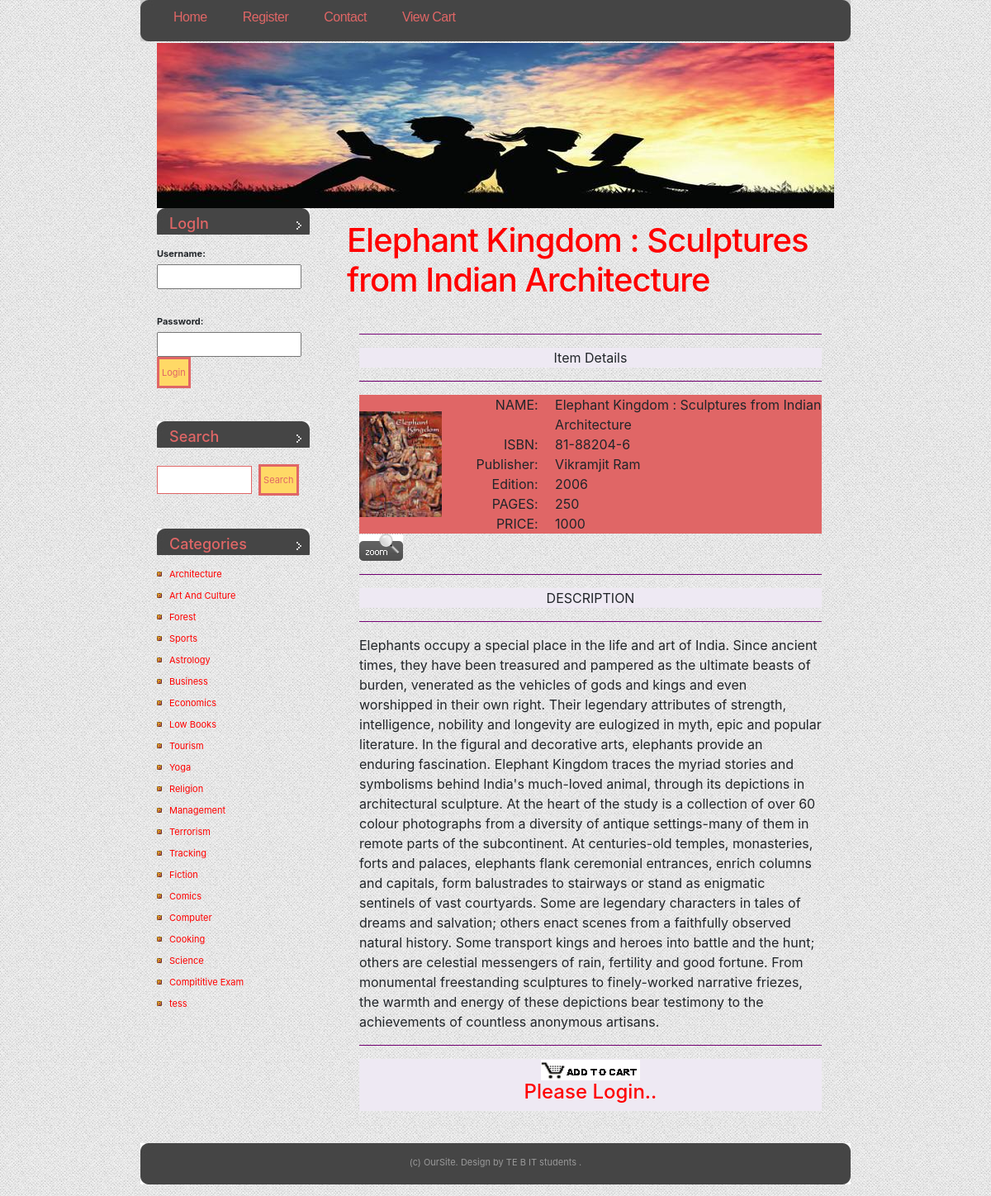
Screenshot of /detail.php?id=2 with the database file from the repository.
### tables this page shows
CREATE TABLE `book` (
  `b_id` int(4) NOT NULL,
  `b_nm` varchar(60) NOT NULL,
  `b_subcat` varchar(25) NOT NULL,
  `b_desc` longtext NOT NULL,
  `b_publisher` varchar(40) NOT NULL,
  `b_edition` varchar(20) NOT NULL,
  `b_isbn` varchar(10) NOT NULL,
  `b_page` int(5) NOT NULL,
  `b_price` int(5) NOT NULL,
  `b_img` longtext NOT NULL,
  `b_pdf` longtext NOT NULL
);

CREATE TABLE `category` (
  `cat_id` int(4) NOT NULL,
  `cat_nm` varchar(30) NOT NULL
);

### includes/search.inc.php (the view, shortened to what this page needs)
<ul>
			<li id="login">
						<?php
						require('includes/config.php');
							if(isset($_SESSION['status']))
							{
								echo '<h2>Hello :  '.$_SESSION['unm'].'</h2>';
							}
							else
							{
								echo '<form action="process_login.php" method="POST">
										<h2>LogIn</h2>
											<b>Username:</b>
											<br><input type="text" name="usernm"><br>
											<br>
											<b>Password:</b>
											<br><input type="password" name="pwd">
											<input type="submit" id="x" value="Login" />
										</form>';
							}
						?>
			</li>
			<li id="search">
				<h2>Search</h2>
				<form method="GET" action="search_result.php">
					<fieldset>
					<input type="text" id="s" name="s" value="" />
					<input type="submit" id="x" value="Search" />
					</fieldset>
				</form>
			</li>
			<li>
				<h2>Categories</h2>
				<ul>
								<?php
										$query="select * from category ";
										$res=mysqli_query($conn,$query);
										while($row = mysqli_fetch_assoc($res))
											{
												echo '<li><a href="subcat.php?cat='.$row['cat_id'].'&catnm='.$row["cat_nm"].'">'.$row["cat_nm"].'</a></li>';
											}
								?>
				</ul>
			</li>
		</ul>

### detail.php (shortened to what this page needs)
<?php session_start();
	require('includes/config.php');
	$id=$_GET['id'];
	$q="select * from book where b_id=$id";
	$res=mysqli_query($conn,$q) or die("Can't Execute Query..");
	$row=mysqli_fetch_assoc($res);
?>
<!DOCTYPE html >
<html >
<head>
	<link rel="stylesheet" href="lightbox.css" type="text/css" media="screen" />
		<?php
			include("includes/head.inc.php");
		?>
</head>
<body>
						<div id="header">
							<div id="menu">
									<?php
										include("includes/menu.inc.php");
									?>
							</div>
						</div>
					<div id="logo">
					</div>
				<div id="page">
							<div id="content">
								<div class="post">
									<h1 class="title"><?php echo $row['b_nm'];?></h1>
									<div class="entry">
										<?php
											echo '	<table border="0" width="100%">
												 <tr>
													<td><hr color="purple"></td>
												</tr>
												 <tr align="center" bgcolor="#EEE9F3">
													 <td>Item Details</td>
												</tr>
												<tr>
													<td><hr color="purple"></td>
												</tr>
											 </table>
											<table border="0"  width="100%" bgcolor="#E06666">
												<tr>
													<td width="15%" rowspan="3">
														<img src="'.$row['b_img'].'" width="100">
													</td>
												</tr>
												<tr>
													<td width="50%" height="100%">
														<table border="0"  width="100%" height="100%">
															<tr valign="top">
																<td align="right" width="10%">NAME</td>
																<td width="6%">: </td>
																<td align="left">'.$row['b_nm'].'</td>
															</tr>
															<tr>
																<td align="right">ISBN</td>
																<td>: </td>
																<td align="left">'.$row['b_isbn'].'</td>
															</tr>
															<tr>
																<td align="right">Publisher </td>
																<td>: </td>
																<td align="left">'.$row['b_publisher'].'</td>
															</tr>
															<tr>
																<td align="right"> Edition</td>
																<td>: </td>
																<td align="left">'.$row['b_edition'].'</td>
															</tr>
															<tr>
																<td align="right">  PAGES</td>
																<td>: </td>
																<td align="left">'.$row['b_page'].'</td>
															</tr>
															<tr>
																<td align="right"> PRICE</td>
																<td>: </td>
																<td align="left">'.$row['b_price'].'</td>
															</tr>
														</table>
													</td>
												</tr>
											</table>
												<tr valign="bottom" >
														<a href="'.$row['b_img'].'" rel="lightbox"><img src="images/zoom.gif" ></a>
												</tr>
											<table border="0" width="100%">
												 <tr>
													<td><hr color="purple"></td>
												</tr>
												 <tr align="center" bgcolor="#EEE9F3">
													 <td>DESCRIPTION</td>
												</tr>
												<tr>
													<td><hr color="purple"></td>
												</tr>
											 </table>
											 '.$row['b_desc'].'
											 <tr><td colspan=2><hr color="purple"></td></tr>
											<table border="0" width="100%">
												 <tr align="center" bgcolor="#EEE9F3">';
												 if(isset($_SESSION['status']))
												 {
													echo ' <td><a href="process_cart.php?nm='.$row['b_nm'].'&cat='.$_GET['cat'].'&rate='.$row['b_price'].'">
														<img src="images/addcart.jpg">
													</a></td>';
												}
												else
												{
													echo '<td><img src="images/addcart.jpg"><br><a href="register.php"> <h4>Please Login..</h4></a></td>';
												}
												echo '</tr>
											</table>';
										?>
									</div>
								</div>
							</div>
							<div id="sidebar">
									<?php
										include("includes/search.inc.php");
									?>
							</div>
								<div style="clear: both;">&nbsp;</div>
				</div>
						<div id="footer">
									<?php
										include("includes/footer.inc.php");
									?>
						</div>
</body>
</html>

### default.css (style rules this page uses)
body { margin-top: 49px; padding: 0; background: url(images/img01.jpg) repeat-x left top; font-family: "Trebuchet MS", Arial, Helvetica, sans-serif; font-size: 13px; color: #333333; }
h1, h2, h3 { margin: 0; font-weight: normal; color: #FF0000; }
h1 { letter-spacing: -1px; font-size: 32px; }
h2 { font-size: 23px; }
p, ul, ol { margin: 0 0 2em 0; text-align: justify; line-height: 26px; font-size: 11px; }
a:link { color: #FF0000; }
img { border: none; }
form { margin: 0; padding: 0; }
fieldset { margin: 0; padding: 0; border: none; }
input, textarea, select { font-family: "Trebuchet MS", Arial, Helvetica, sans-serif; font-size: 13px; color: #333333; }
#header { width: 860px; height: 52px; margin: 0 auto; background: url(images/img02.jpg) no-repeat left top; }
#menu { float: left; width: 860px; height: 54px; }
#logo { width: 820px; height: 200px; margin: 0 auto; background: url(images/title_bg_820x200.jpg) no-repeat left top; }
#page { width: 850px; margin: 0 auto; }
#content { float: right; width: 620px; }
.post { padding: 15px 15px; }
.post .title { margin-bottom: 20px; padding-bottom: 5px; }
.post .entry { padding: 0 15px; }
#sidebar { float: left; width: 215px; }
#sidebar ul { margin: 0; padding: 0; list-style: none; }
#sidebar li { margin-bottom: 40px; padding: 0 15px; }
#sidebar li li { margin: 0; padding-left: 15px; background: url(images/img08.jpg) no-repeat left 50%; }
#sidebar h2 { height: 32px; padding: 8px 0 0 15px; margin-bottom: 10px; background: url(images/img07.jpg) no-repeat left top; font-size: 18px; color: #E06666; }
#search h2 { margin-bottom: 20px; }
#s { width: 115px; margin-right: 5px; padding: 3px; border: 1px solid #E06666; }
#x { padding: 3px; border: solid; background: #FFD966; font-size: 11px; color: #E06666; }
#footer { margin: 0 auto; height: 64px; min-height: 64px; padding: 0; }
html>body #footer { height: auto; }

### registration/demo.css (style rules this page uses)
body,div,dl,dt,dd,ul,ol,li,h1,h2,h3,h4,h5,h6,pre,form,fieldset,input,textarea,p,blockquote,th,td { margin:0; padding:0; }
html,body { margin:0; padding:0; height: 100%; }
table { border-collapse:collapse; border-spacing:0; }
img { border:0; }
ol,ul { list-style:none; }
h1,h2,h3,h4,h5,h6 { font-size:100%; font-weight:normal; }
body { font-family: Cambria, Palatino, "Palatino Linotype", "Palatino LT STD", Georgia, serif; background:url(images/bgnoise_lg.png); font-weight: 400; font-size: 15px; color: #3a2127; overflow-y: scroll; }
a { color: #333; text-decoration: none; }

### rows the page displays
book: b_nm "Elephant Kingdom : Sculptures from Indian Architecture", b_img (picture), b_isbn "81-88204-6", b_publisher "Vikramjit Ram", b_edition "2006", b_page "250", b_price "1000", b_desc "Elephants occupy a special place in the life and art of India. Since ancient times, they have been treasured and pampered as the ultimate beasts of burden, venerated as the vehicles of gods and kings and even worshipped in their own right. Their legendary attributes of strength, intelligence, nobility and longevity are eulogized in myth, epic and popular literature. In the figural and decorative arts, elephants provide an enduring fascination. Elephant Kingdom traces the myriad stories and symbolisms behind India's much-loved animal, through its depictions in architectural sculpture. At the heart of the study is a collection of over 60 colour photographs from a diversity of antique…"
category: cat_nm "Architecture"
category: cat_nm "Art And Culture"
category: cat_nm "Forest"
category: cat_nm "Sports"
category: cat_nm "Astrology"
category: cat_nm "Business"
category: cat_nm "Economics"
category: cat_nm "Low Books"
category: cat_nm "Tourism"
category: cat_nm "Yoga"
category: cat_nm "Religion"
category: cat_nm "Management"
category: cat_nm "Terrorism"
category: cat_nm "Tracking"
category: cat_nm "Fiction"
category: cat_nm "Comics"
category: cat_nm "Computer"
category: cat_nm "Cooking"
category: cat_nm "Science"
category: cat_nm "Compititive Exam"
category: cat_nm "tess"
